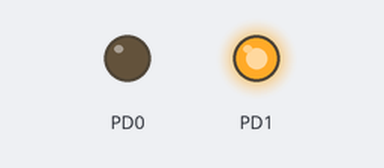
This program was run on a simulated ATtiny2313, built with avr-gcc and emulated at 1 MHz. On the bench: output pins drawn as LEDs (lit = HIGH).

Above: at 0.1 s.
At 2.39 s:
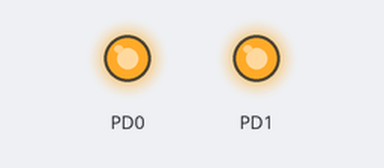
Timing chart, 0 to 4.4 s (numbered marks = the images above):
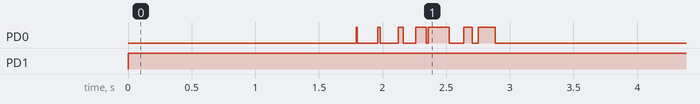

The program:

main.c
```c
#define F_CPU 1000000UL

#include <inttypes.h>
#include <avr/io.h>
#include <avr/interrupt.h>
#include <avr/sleep.h>
#include <avr/wdt.h>
#include <avr/delay.h>

int main(void)
{
  uint16_t period = 0xAFFF;
  uint16_t on_time = 100;
  uint16_t on_delta = 5;

  /*
   * Init output
   */

  DDRD |= (1 << PD0) | (1 << PD1);
  PORTD |= _BV(PD1);

  /*
   * Main loop
   */

  while (1)
  {
    /*
     * Off time
     */

    PORTD &= ~_BV(PD0);
    _delay_loop_2(period - on_time);

    /*
     * On time
     */

    PORTD |= _BV(PD0);
    _delay_loop_2(on_time);

    /*
     * Compute time parameters
     */

    if (on_time >= period)
    {
      on_delta = -5;
    }
    else if (on_time <= 30)
    {
      on_delta = 5;
    }
    else
    {
      on_time = on_time + on_delta;
      on_delta = on_delta * 2;
    }
  }
}
```

Measured:
- by itself, PD1: LOW → HIGH at 0.00 s
